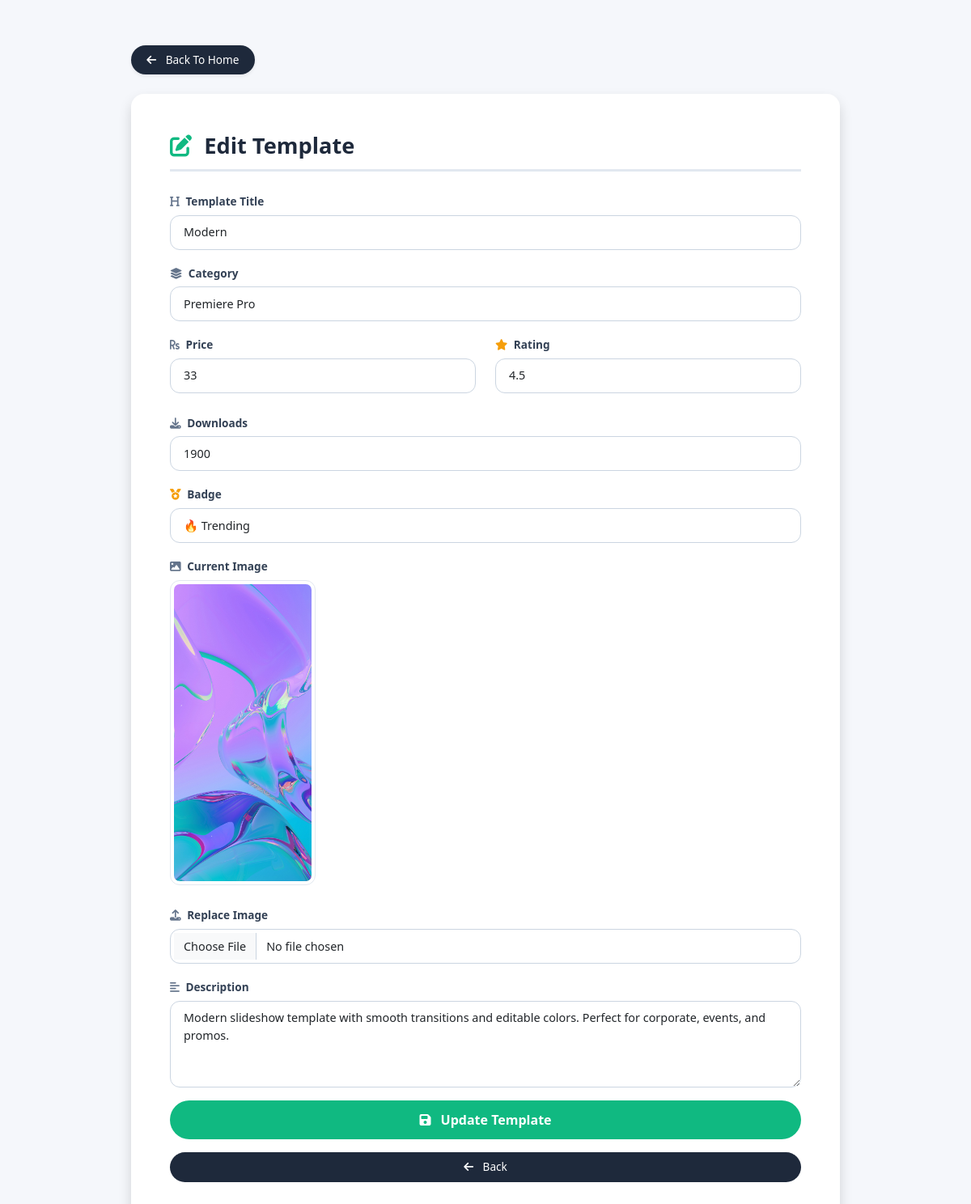
Screenshot of /edit-template/3/ with the database file from the repository.
### adpanel/models.py (models this page shows, shortened)
class Template(models.Model):
    title = models.CharField(max_length=200)
    category = models.CharField(max_length=100)
    price = models.IntegerField()
    rating = models.FloatField(default=0)
    downloads = models.IntegerField(default=0)
    badge = models.CharField(max_length=50)
    image = models.ImageField(upload_to='templates/')
    description = models.TextField()

### adpanel/views.py (the view, shortened to what this page needs)
# urls.py: path('edit-template/<int:id>/',ad.edit_template,name='edit_template'),
def edit_template(request, id):
    template = Template.objects.get(id=id)
    return render(request, "ad/edit_template.html", {"template": template})

### templates/ad/edit_template.html (shortened to what this page needs)
<!DOCTYPE html>
<html lang="en">
<head>
    <link href="https://cdn.jsdelivr.net/npm/bootstrap@5.3.3/dist/css/bootstrap.min.css" rel="stylesheet">
    <link rel="stylesheet" href="https://cdnjs.cloudflare.com/ajax/libs/font-awesome/6.5.1/css/all.min.css">
</head>
<body>
<div class="container mt-2 mt-md-4">
    <div class="mb-4">
        <a href="{% url 'home' %}" class="btn btn-dark shadow-sm">
            <i class="fas fa-arrow-left me-2"></i>
            Back To Home
        </a>
    </div>
    <div class="card shadow p-4 p-md-5 rounded-4">
        <h2 class="mb-4">
            <i class="fas fa-pen-to-square me-2" style="color: #10b981;"></i>
            Edit Template
        </h2>
        <form method="POST" enctype="multipart/form-data">
            <div class="mb-3">
                <label class="form-label">
                    <i class="fas fa-heading me-1" style="color: #64748b;"></i> Template Title
                </label>
                <input type="text"
                       name="title"
                       class="form-control"
                       value="{{ template.title }}">
            </div>
            <div class="mb-3">
                <label class="form-label">
                    <i class="fas fa-layer-group me-1" style="color: #64748b;"></i> Category
                </label>
                <input type="text"
                       name="category"
                       class="form-control"
                       value="{{ template.category }}">
            </div>
            <div class="row">
                <div class="col-md-6">
                    <label class="form-label">
                        <i class="fas fa-rupee-sign me-1" style="color: #64748b;"></i> Price
                    </label>
                    <input type="number"
                           name="price"
                           class="form-control"
                           value="{{ template.price }}">
                </div>
                <div class="col-md-6">
                    <label class="form-label">
                        <i class="fas fa-star me-1" style="color: #f59e0b;"></i> Rating
                    </label>
                    <input type="number"
                           step="0.1"
                           name="rating"
                           class="form-control"
                           value="{{ template.rating }}">
                </div>
            </div>
            <br>
            <div class="mb-3">
                <label class="form-label">
                    <i class="fas fa-download me-1" style="color: #64748b;"></i> Downloads
                </label>
                <input type="number"
                       name="downloads"
                       class="form-control"
                       value="{{ template.downloads }}">
            </div>
            <div class="mb-3">
                <label class="form-label">
                    <i class="fas fa-medal me-1" style="color: #f59e0b;"></i> Badge
                </label>
                <select name="badge" class="form-select">
                    <option value="🔥 Trending" {% if template.badge == "🔥 Trending" %}selected{% endif %}>
                        🔥 Trending
                    </option>
                </select>
            </div>
            <div class="mb-3">
                <label class="form-label">
                    <i class="fas fa-image me-1" style="color: #64748b;"></i> Current Image
                </label>
                <br>
                {% if template.image %}
                    <img src="{{ template.image.url }}"
                         width="180"
                         class="img-thumbnail mb-2">
                {% endif %}
            </div>
            <div class="mb-3">
                <label class="form-label">
                    <i class="fas fa-upload me-1" style="color: #64748b;"></i> Replace Image
                </label>
                <input type="file"
                       name="image"
                       class="form-control">
            </div>
            <div class="mb-3">
                <label class="form-label">
                    <i class="fas fa-align-left me-1" style="color: #64748b;"></i> Description
                </label>
                <textarea name="description"
                          rows="4"
                          class="form-control">{{ template.description }}</textarea>
            </div>
            <button type="submit"
                    class="btn btn-success btn-lg w-100">
                <i class="fas fa-save me-2"></i>
                Update Template
            </button>
             <a href="{% url 'upload_template' %}"
   class="btn btn-dark w-100 mt-3">
    <i class="fas fa-arrow-left me-2"></i>
    Back
</a>
        </form>
    </div>
</div>
</body>
</html>

### templates/ad/edit_template.html (style rules this page uses)
body { background: #f5f7fb; font-family: system-ui, -apple-system, 'Segoe UI', Roboto, 'Helvetica Neue', sans-serif; padding: 2rem 0; }
.container { max-width: 900px; }
.card { border: none; border-radius: 20px; background: #ffffff; box-shadow: 0 5px 20px rgba(0,0,0,0.05); }
.card h2 { color: #1e293b; font-weight: 600; font-size: 1.7rem; border-bottom: 3px solid #e2e8f0; padding-bottom: 0.75rem; }
.form-label { font-weight: 600; font-size: 0.85rem; color: #334155; margin-bottom: 0.4rem; }
.form-control, .form-select { border: 1px solid #cbd5e1; border-radius: 12px; padding: 0.6rem 1rem; font-size: 0.9rem; background: #ffffff; transition: 0.2s; }
.btn-dark { background: #1e293b; border: none; border-radius: 40px; padding: 0.5rem 1.2rem; font-weight: 500; font-size: 0.85rem; }
.btn-success { background: #10b981; border: none; border-radius: 40px; padding: 0.75rem; font-weight: 600; font-size: 1rem; transition: 0.2s; }
.img-thumbnail { border-radius: 12px; border: 1px solid #e2e8f0; padding: 4px; }
.row { margin-bottom: 0; }

### rows the page displays
Template: title "Modern", category "Premiere Pro", price "33", rating "4.5", downloads "1900", badge "🔥 Trending", image (picture), description "Modern slideshow template with smooth transitions and editable colors. Perfect for corporate, events, and promos."
